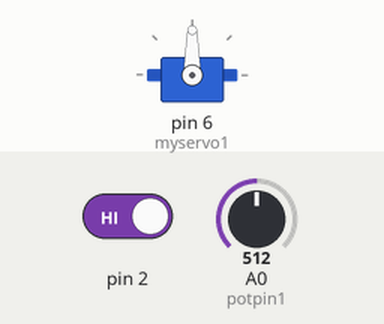
Recording of a sketch running on a simulated Arduino Uno, built with avr-gcc and run on an emulated ATmega328P. On the bench: servo. Inputs (shaded band) come from the test bench; at power-on: pin 2 HIGH, A0 (potpin1) = 512.

Above: at 1.2 s.
1.3 s: pin 2 driven LOW
At 1.6 s:
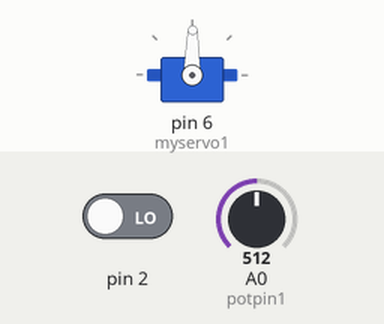
2.8 s: A0 (potpin1) set to 716
At 3.4 s:
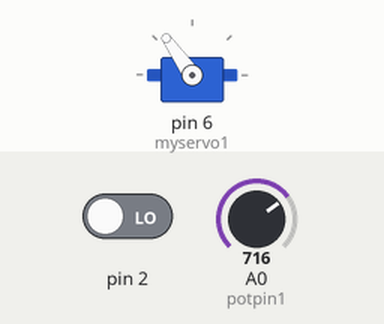
4.3 s: A0 (potpin1) set to 900
At 5.5 s:
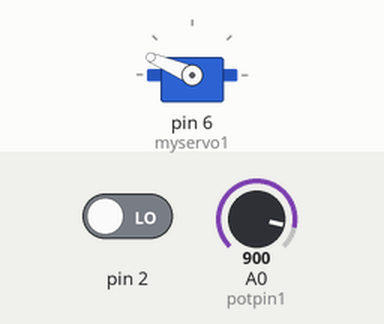
5.8 s: A0 (potpin1) set to 1023
At 6.7 s:
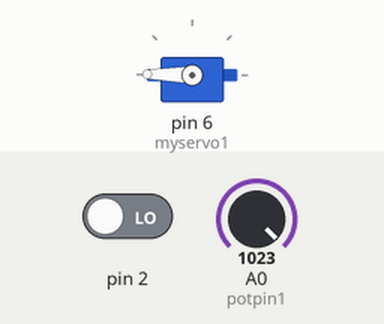
7.3 s: A0 (potpin1) set to 306
At 7.7 s:
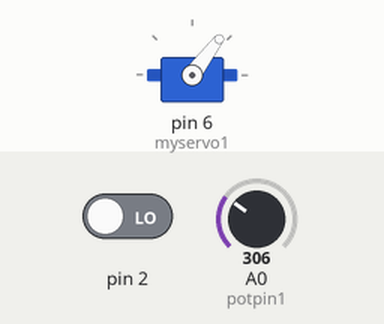
8.8 s: A0 (potpin1) set to 122
At 9.9 s:
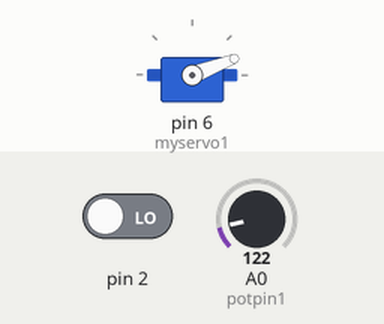
Timing chart, 0 to 11.3 s (numbered marks = the images above; inputs shaded):
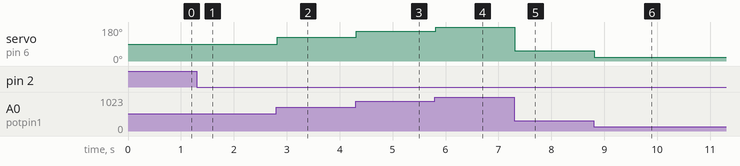

The sketch:

Servo_Pot_Controlhh.ino
```cpp
#include <Servo.h>
#include <LiquidCrystal.h>
// Initialize LCD with following connections
LiquidCrystal lcd(10, 9, 8, 7, 6, 5);
//speed control of servo motor using pot
Servo myservo1;
//myservo1.attach(6, 800, 2200);
int potpin1 = 0;  // defines pin used for the potentiometer
int pot1val;
int servoVal;
int d=2;

void setup()
{
//lcd.begin(16, 2);
myservo1.attach(6,800,2200);  // defines pin used for the servo
//lcd.clear();
//lcd.setCursor(0, 0);
pinMode(2,INPUT);
pinMode(6,OUTPUT);

}

void loop()
{d=digitalRead(2);
if(d==0)
{
pot1val = analogRead(potpin1);
servoVal = map(pot1val, 0, 1023, 0, 179);
myservo1.write(servoVal);
delay(20);
}
else
{digitalWrite(6,HIGH);}
}

/*lcd.clear();
lcd.setCursor(0,0);
lcd.print("Pot value:");
 // set the cursor to column 0, line 1
lcd.setCursor(11, 0);
lcd.print(pot1val);
  // (note: line 1 is the second row, since counting begins with 0):
lcd.setCursor(0, 1);
  // print the number of seconds since reset:
lcd.print("Angle     :");
lcd.setCursor(11, 1);
lcd.print(servoVal);
delay(2000);
}
*/
```

Measured:
- after the input at 1.3 s, servo on pin 6 (myservo1): 90° → 89° at once
- after the input at 2.8 s, servo on pin 6 (myservo1): 89° → 125° at once
- after the input at 4.3 s, servo on pin 6 (myservo1): 125° → 157° at once
- after the input at 5.8 s, servo on pin 6 (myservo1): 157° → 179° at once
- after the input at 7.3 s, servo on pin 6 (myservo1): 179° → 53° at once
- after the input at 8.8 s, servo on pin 6 (myservo1): 53° → 21° at once
